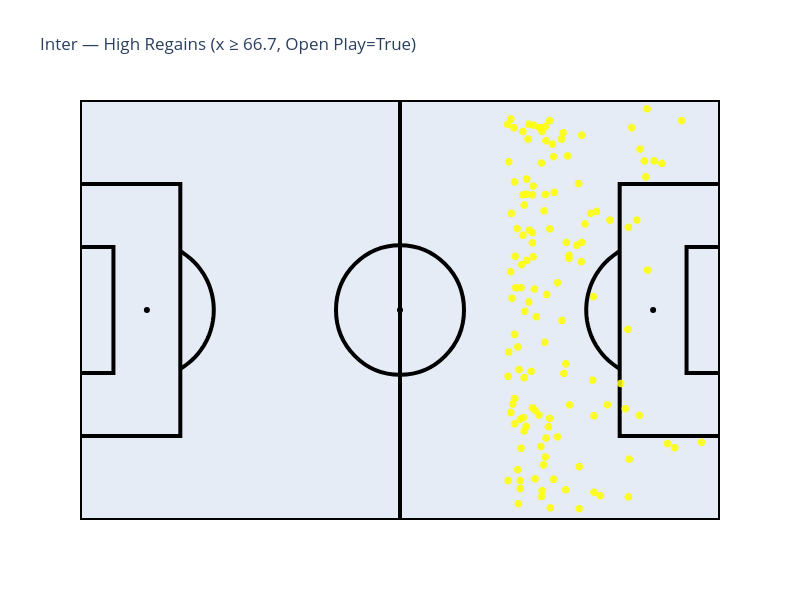

The code cell stored with this chart in its notebook:
### Code cell
import re
from pathlib import Path
import numpy as np
import pandas as pd
import plotly.graph_objects as go

from plotly_football_pitch import make_pitch_figure, PitchDimensions

def short_match_id_from_source_file(source_file: str) -> str:
    """
    '1_Roma_Bologna_cl0nfg...csv' -> 'ROM-BOL'
    """
    name = Path(source_file).stem
    parts = name.split("_")

    if len(parts) >= 3:
        home = parts[1]
        away = parts[2]
    else:
        return "UNK-UNK"

    def abbr(s: str) -> str:
        s = re.sub(r"[^A-Za-z]", "", s)
        s = s[:3].upper() if len(s) >= 3 else s.upper()
        return s

    return f"{abbr(home)}-{abbr(away)}"

# ----------------------------
# CONFIG
# ----------------------------
RESULT_DIR = (
    Path.home()
    / "Documents"
    / "Master Degree in Sport Analytics"
    / "2. Management and Architecture of Sports Database"
    / "selenium wire"
    / "Result_SerieA_25_26"
)

ONLY_OPEN_PLAY = True
HIGH_REGAIN_X_MIN = 66.7

HIGH_REGAIN_TYPES = ["Ball recovery"] #"Interception", "Tackle"]
SHOT_TYPES = ["Goal", "Saved Shot", "Miss", "Post"]


# ----------------------------
# 1) Find + Load
# ----------------------------
def find_event_files(root: Path):
    files = sorted(root.rglob("*.csv"))
    files = [f for f in files if "-checkpoint" not in f.name.lower()]
    if not files:
        raise FileNotFoundError(f"Nessun CSV trovato in {root}")
    return files

def load_events(paths):
    dfs = []
    for p in paths:
        df = pd.read_csv(p)
        df["source_file"] = p.name
        dfs.append(df)
    return pd.concat(dfs, ignore_index=True)


# ----------------------------
# 2) Standardize
# ----------------------------
def standardize(df):
    out = df.copy()
    out = out.rename(columns={
        "event": "type",
        "period_id": "period",
        "time_min": "minute",
        "time_sec": "second",
        "team_name": "team",
        "player_name": "player",
        "represented_qualifiers": "qualifiers_raw",
        "non_represented_qualifiers": "qualifiers_raw_2",
    })

    for c in ["x", "y", "minute", "second", "period", "outcome", "match_id", "event_id", "general_id"]:
        if c in out.columns:
            out[c] = pd.to_numeric(out[c], errors="coerce")

    if "x" in out.columns:
        out["x"] = out["x"].clip(0, 100)
    if "y" in out.columns:
        out["y"] = out["y"].clip(0, 100)

    sort_cols = [c for c in ["match_id", "period", "minute", "second", "event_id"] if c in out.columns]
    if sort_cols:
        out = out.sort_values(sort_cols, kind="mergesort").reset_index(drop=True)

    return out


# ----------------------------
# 3) Open play tagging
# ----------------------------
def qtext(df):
    q1 = df.get("qualifiers_raw", pd.Series("", index=df.index)).fillna("").astype(str)
    q2 = df.get("qualifiers_raw_2", pd.Series("", index=df.index)).fillna("").astype(str)
    return (q1 + " ; " + q2).str.lower()

def add_phase_of_play(ev):
    qt = qtext(ev)

    is_corner  = qt.str.contains(r"\bcorner\b")
    is_fk      = qt.str.contains(r"\bfree kick\b") | qt.str.contains(r"\bdirect free\b") | qt.str.contains(r"\bindirect free\b")
    is_throwin = qt.str.contains(r"\bthrow in\b") | qt.str.contains(r"\bthrow-in\b")
    is_pen     = qt.str.contains(r"\bpenalty\b")
    is_gk      = qt.str.contains(r"\bgoal kick\b") | qt.str.contains(r"\bkick from hands\b")
    is_out     = qt.str.contains(r"\bout of play\b") | (ev.get("type", pd.Series("", index=ev.index)) == "Out")

    restart_type = np.select(
        [is_pen, is_corner, is_fk, is_throwin, is_gk, is_out],
        ["penalty", "corner", "free_kick", "throw_in", "goal_kick", "out_of_play"],
        default="none"
    )

    is_admin = ev.get("type", pd.Series("", index=ev.index)).isin(
        ["Start","End","Team setp up","Resume","Formation change","Player on","Player Off","Substitution"]
    )
    is_set_piece = np.isin(restart_type, ["penalty","corner","free_kick","throw_in","goal_kick"])
    is_open_play = (~is_set_piece) & (~is_admin) & (~is_out)

    ev["phase_of_play"] = np.select([is_set_piece, is_open_play], ["set_piece","open_play"], default="unknown")
    return ev


# ----------------------------
# 4) Normalize attack to the right (x flip) using shots
# ----------------------------
def normalize_attack_right_using_shots(df_team):
    out = df_team.copy()
    out["x"] = pd.to_numeric(out["x"], errors="coerce")
    out["y"] = pd.to_numeric(out["y"], errors="coerce")

    is_shot = out["type"].isin(SHOT_TYPES)

    # Qui serve una chiave partita: prova match_id, altrimenti contestant_id, altrimenti general_id
    match_key = infer_match_key_col(out)
    keys = [match_key, "period"]

    shot_count = out.loc[is_shot].groupby(keys).size()
    shot_mean_x = out.loc[is_shot].groupby(keys)["x"].mean()

    flip = (shot_count >= 3) & (shot_mean_x < 50)

    flip_flags = flip.reset_index()
    flip_flags.columns = [match_key, "period", "flip"]

    out = out.merge(flip_flags, on=[match_key, "period"], how="left")
    out["flip"] = out["flip"].map(lambda x: bool(x) if pd.notna(x) else False)

    out.loc[out["flip"], "x"] = 100 - out.loc[out["flip"], "x"]
    return out.drop(columns=["flip"])


# ----------------------------
# 5) Match id / label robusti
# ----------------------------
def infer_match_key_col(df: pd.DataFrame) -> str:
    """
    Trova una colonna che identifichi la partita.
    Nel tuo screenshot sembra che 'contestant_id' o 'general_id' siano la chiave partita.
    """
    candidates = [
        "match_id",
        "contestant_id",   # nel tuo df c'è
        "fixture_id",
        "game_id",
        "general_id",      # nel tuo df c'è
        "source_file"      # fallback: un file = una partita (spesso vero nel tuo setup)
    ]
    for c in candidates:
        if c in df.columns:
            # deve avere almeno 1 valore non nullo
            if df[c].notna().any():
                return c
    # ultimissimo fallback
    return "source_file"


def build_match_label(df: pd.DataFrame, match_key_col: str) -> pd.Series:
    """
    Crea un'etichetta partita leggibile.
    Se hai home/away nel df, qui possiamo migliorare ulteriormente.
    Al momento: usa competition + match_key.
    """
    comp = None
    for c in ["competition_known_name", "competition_name", "competition"]:
        if c in df.columns:
            comp = df[c].fillna("").astype(str)
            break

    key = df[match_key_col].astype(str)

    if comp is not None and (comp.str.len() > 0).any():
        return comp.where(comp.str.len() > 0, "match") + " | " + key
    return "match | " + key


# ----------------------------
# 6) Build df_high_regains
# ----------------------------
def build_high_regains_df(team_str: str, match_value=None):
    paths = find_event_files(RESULT_DIR)
    raw = load_events(paths)
    ev = standardize(raw)
    ev = add_phase_of_play(ev)

    # filtro squadra
    df_team = ev[ev["team"].astype(str).str.contains(team_str, case=False, na=False)].copy()

    if df_team.empty:
        raise ValueError(f"Nessun evento trovato per team='{team_str}'")

    # match key & filtro match opzionale
    match_key_col = infer_match_key_col(df_team)
    if match_value is not None:
        df_team = df_team[df_team[match_key_col].astype(str) == str(match_value)].copy()

    # open play
    if ONLY_OPEN_PLAY:
        df_team = df_team[df_team["phase_of_play"] == "open_play"].copy()

    if df_team.empty:
        raise ValueError(f"Nessun evento trovato dopo i filtri per team='{team_str}' e match='{match_value}'")

    # normalizza direzione
    df_team = normalize_attack_right_using_shots(df_team)

    # high regains types
    df_hr = df_team[df_team["type"].isin(HIGH_REGAIN_TYPES)].copy()

    # tackle riusciti
    if "outcome" in df_hr.columns:
        is_tackle = df_hr["type"].eq("Tackle")
        df_hr = df_hr[~is_tackle | (df_hr["outcome"] == 1)].copy()

    # x threshold
    df_hr = df_hr[df_hr["x"] >= HIGH_REGAIN_X_MIN].copy()

    # colonne per hover
    df_hr["match_key"] = df_hr[match_key_col].astype(str)
    df_hr["match_label"] = build_match_label(df_hr, match_key_col)

        # ---- ADD: match_short tipo ROM-BOL dal nome file ----
    if "source_file" in df_hr.columns:
        df_hr["match_short"] = df_hr["source_file"].astype(str).map(short_match_id_from_source_file)
    else:
        df_hr["match_short"] = "UNK-UNK"

    return df_hr


# ----------------------------
# 7) Plotly pitch + heatmap + hover points
# ----------------------------
def plot_high_regains_on_pitch_points_only(df_hr: pd.DataFrame, title: str):
    if df_hr.empty:
        fig = go.Figure()
        fig.update_layout(title=f"{title} — nessun evento")
        return fig

    dimensions = PitchDimensions()
    fig = make_pitch_figure(dimensions)

    pitch_L = getattr(dimensions, "pitch_length", 105)
    pitch_W = getattr(dimensions, "pitch_width", 68)

    # Opta 0-100 -> pitch dims (es. 120x80)
    x_plot = df_hr["x"].astype(float).to_numpy() / 100.0 * pitch_L
    y_plot = df_hr["y"].astype(float).to_numpy() / 100.0 * pitch_W

    # colonne per hover
    player_col = "player" if "player" in df_hr.columns else "player_name" if "player_name" in df_hr.columns else None
    if player_col is None:
        df_hr = df_hr.copy()
        df_hr["player"] = ""
        player_col = "player"

    if "minute" not in df_hr.columns:
        df_hr = df_hr.copy()
        df_hr["minute"] = np.nan
    if "type" not in df_hr.columns:
        df_hr = df_hr.copy()
        df_hr["type"] = ""

    if "match_short" not in df_hr.columns:
        df_hr = df_hr.copy()
        df_hr["match_short"] = "UNK-UNK"

    if "match_key" not in df_hr.columns:
        df_hr = df_hr.copy()
        df_hr["match_key"] = ""

    if "second" not in df_hr.columns:
        df_hr = df_hr.copy()
        df_hr["second"] = np.nan

    customdata = np.stack([
        df_hr["match_short"].astype(str).to_numpy(),  # ROM-BOL
        df_hr["match_key"].astype(str).to_numpy(),
        df_hr["minute"].to_numpy(),
        df_hr[player_col].astype(str).to_numpy(),
        df_hr["type"].astype(str).to_numpy(),
        df_hr["second"].to_numpy(),
    ], axis=-1)

    fig.add_trace(go.Scattergl(
        x=x_plot,
        y=y_plot,
        mode="markers",
        marker=dict(
            size=8,
            color="yellow",   # contrasto forte sul pitch scuro
            opacity=0.85
        ),
        name="High regains",
        customdata=customdata,
        hovertemplate=(
            "<b>%{customdata[0]}</b><br>"               # ROM-BOL
            "Minuto: %{customdata[2]}<br>"
            "Secondo: %{customdata[5]}<br>"
            "Giocatore: %{customdata[3]}<br>"
            "Tipo: %{customdata[4]}<br>"
            "x: %{x:.2f} — y: %{y:.2f}<br>"
            "Match key: %{customdata[1]}"
            "<extra></extra>"
        )
    ))

    fig.update_layout(title=title, showlegend=False)
    return fig


# ----------------------------
# 8) RUN
# ----------------------------
team_str = "Inter"
df_high_regains = build_high_regains_df(team_str=team_str, match_value=None)

#print("High regains:", len(df_high_regains))
#display(df_high_regains[["source_file","match_short","match_key","minute","second","player","type","x","y"]].head(10))

fig = plot_high_regains_on_pitch_points_only(
    df_high_regains,
    title=f"{team_str} — High Regains (x ≥ {HIGH_REGAIN_X_MIN}, Open Play={ONLY_OPEN_PLAY})"
)
fig.show()

### Figure 1 — Plotly figure (JSON) as saved in the notebook; plotly's stock layout.template omitted (floating-point values rounded to 4 significant figures; data arrays with more than 128 entries replaced by an {"elided": "..."} marker saying what was removed)
{"data": [{"hoverinfo": "skip", "line": {"color": "black", "width": 4}, "mode": "lines", "showlegend": false, "type": "scatter", "x": [0, 105, 105, 0, 0], "y": [0, 0, 68, 68, 0]}, {"hoverinfo": "skip", "line": {"color": "black", "width": 4}, "mode": "lines", "showlegend": false, "type": "scatter", "x": [52.5, 52.5], "y": [0, 68]}, {"hoverinfo": "skip", "line": {"color": "black", "width": 4}, "mode": "lines", "showlegend": false, "type": "scatter", "x": [0, 16.46, 16.46, 0], "y": [13.6, 13.6, 54.4, 54.4]}, {"hoverinfo": "skip", "line": {"color": "black", "width": 4}, "mode": "lines", "showlegend": false, "type": "scatter", "x": [105, 88.54, 88.54, 105], "y": [13.6, 13.6, 54.4, 54.4]}, {"hoverinfo": "skip", "line": {"color": "black", "width": 4}, "mode": "lines", "showlegend": false, "type": "scatter", "x": [0, 5.486, 5.486, 0], "y": [23.8, 23.8, 44.2, 44.2]}, {"hoverinfo": "skip", "line": {"color": "black", "width": 4}, "mode": "lines", "showlegend": false, "type": "scatter", "x": [105, 99.51, 99.51, 105], "y": [23.8, 23.8, 44.2, 44.2]}, {"hoverinfo": "skip", "line": {"color": "black"}, "mode": "markers", "showlegend": false, "type": "scatter", "x": [10.97], "y": [34]}, {"hoverinfo": "skip", "line": {"color": "black"}, "mode": "markers", "showlegend": false, "type": "scatter", "x": [94.03], "y": [34]}, {"hoverinfo": "skip", "line": {"color": "black"}, "mode": "markers", "showlegend": false, "type": "scatter", "x": [52.5], "y": [34]}, {"customdata": {"elided": "133x6 mixed values"}, "hovertemplate": "<b>%{customdata[0]}</b><br>Minuto: %{customdata[2]}<br>Secondo: %{customdata[5]}<br>Giocatore: %{customdata[3]}<br>Tipo: %{customdata[4]}<br>x: %{x:.2f} — y: %{y:.2f}<br>Match key: %{customdata[1]}<extra></extra>", "marker": {"color": "yellow", "opacity": 0.85, "size": 8}, "mode": "markers", "name": "High regains", "type": "scattergl", "x": {"elided": "133 float values"}, "y": {"elided": "133 float values"}}], "layout": {"height": 600, "shapes": [{"line": {"color": "black", "width": 4}, "type": "circle", "x0": 63, "x1": 42, "xref": "x", "y0": 44.5, "y1": 23.5, "yref": "y"}, {"line": {"color": "black", "width": 4}, "path": "M 16.459249641096918, 24.497247789053446L16.793053188464725, 24.697951614674288L17.1195233082764, 24.91037594172825L17.438248650972287, 25.134253117379465L17.748827625345694, 25.369301058300756L18.050868904544352, 25.615223606096226L18.34399191913892, 25.871710900458282L18.627827336637207, 26.13843976958899L18.90201752683996, 26.41507413739378L19.16621701245184, 26.701265446934435L19.420092904379874, 26.99665309960787L19.66332532117088, 27.300864909497264L19.89560779205933, 27.613517572323175L20.11664764311791, 27.93421714840362L20.326166366024186, 28.262559559014704L20.52389996897867, 28.59813109552639L20.709599309332265, 28.9405089406718L20.88303040750385, 29.289261701293384L21.04397474179256, 29.643949951894584L21.192229523713262, 30.004126788312227L21.32760795350832, 30.36933839081193L21.449939455513668, 30.7391245958971L21.559069893082718, 31.113019476110992L21.654861762797193, 31.490551927101343L21.737194367720278, 31.871246261207798L21.8059639694737, 32.25462280682431L21.861083918947244, 32.640198512781275L21.902484765475837, 33.02748755698585L21.930114344346837, 33.41600195855365L21.94393784252709, 33.8052521926605L21.94393784252709, 34.1947478073395L21.930114344346837, 34.58399804144635L21.902484765475837, 34.97251244301415L21.861083918947244, 35.359801487218725L21.8059639694737, 35.745377193175685L21.737194367720278, 36.1287537387922L21.654861762797196, 36.50944807289866L21.559069893082718, 36.886980523889L21.44993945551367, 37.2608754041029L21.32760795350832, 37.63066160918807L21.192229523713266, 37.99587321168777L21.04397474179256, 38.356050048105416L20.88303040750385, 38.710738298706616L20.70959930933227, 39.059491059328195L20.523899968978675, 39.40186890447361L20.32616636602419, 39.737440440985296L20.116647643117915, 40.06578285159638L19.89560779205933, 40.386482427676825L19.66332532117088, 40.699135090502736L19.420092904379878, 41.00334690039213L19.16621701245184, 41.298734553065565L18.90201752683996, 41.58492586260621L18.62782733663721, 41.86156023041101L18.343991919138922, 42.12828909954172L18.050868904544352, 42.38477639390377L17.748827625345694, 42.630698941699244L17.43824865097229, 42.865746882620535L17.119523308276403, 43.089624058271745L16.79305318846473, 43.30204838532571L16.459249641096918, 43.502752210946554", "type": "path"}, {"line": {"color": "black", "width": 4}, "path": "M 88.54075035890308, 43.502752210946554L88.20694681153527, 43.30204838532571L87.8804766917236, 43.08962405827175L87.56175134902772, 42.86574688262054L87.2511723746543, 42.630698941699244L86.94913109545566, 42.38477639390378L86.65600808086108, 42.12828909954172L86.37217266336279, 41.86156023041101L86.09798247316004, 41.58492586260622L85.83378298754816, 41.298734553065565L85.57990709562013, 41.00334690039214L85.33667467882913, 40.69913509050274L85.10439220794068, 40.386482427676825L84.88335235688209, 40.06578285159639L84.67383363397582, 39.737440440985296L84.47610003102133, 39.401868904473616L84.29040069066774, 39.0594910593282L84.11696959249615, 38.710738298706616L83.95602525820745, 38.356050048105416L83.80777047628673, 37.99587321168778L83.67239204649168, 37.630661609188074L83.55006054448633, 37.260875404102904L83.44093010691728, 36.88698052388901L83.3451382372028, 36.50944807289866L83.26280563227972, 36.128753738792206L83.1940360305263, 35.74537719317569L83.13891608105276, 35.35980148721873L83.09751523452417, 34.97251244301415L83.06988565565317, 34.58399804144636L83.05606215747291, 34.19474780733951L83.05606215747291, 33.805252192660504L83.06988565565317, 33.41600195855366L83.09751523452417, 33.027487556985854L83.13891608105276, 32.640198512781275L83.19403603052629, 32.254622806824315L83.26280563227972, 31.8712462612078L83.3451382372028, 31.49055192710135L83.44093010691728, 31.113019476111003L83.55006054448633, 30.739124595897103L83.67239204649168, 30.369338390811933L83.80777047628673, 30.004126788312234L83.95602525820743, 29.64394995189459L84.11696959249615, 29.28926170129339L84.29040069066772, 28.940508940671812L84.47610003102133, 28.598131095526398L84.67383363397582, 28.262559559014708L84.88335235688209, 27.934217148403626L85.10439220794068, 27.613517572323175L85.33667467882911, 27.30086490949727L85.57990709562011, 26.996653099607876L85.83378298754816, 26.70126544693444L86.09798247316004, 26.415074137393788L86.37217266336279, 26.138439769588995L86.65600808086108, 25.871710900458282L86.94913109545564, 25.61522360609623L87.2511723746543, 25.369301058300756L87.5617513490277, 25.134253117379465L87.8804766917236, 24.910375941728255L88.20694681153526, 24.697951614674295L88.54075035890308, 24.497247789053446", "type": "path"}], "showlegend": false, "title": {"text": "Inter — High Regains (x ≥ 66.7, Open Play=True)"}, "width": 800, "xaxis": {"anchor": "y", "domain": [0, 1], "range": [0, 105], "visible": false}, "yaxis": {"anchor": "x", "domain": [0, 1], "range": [0, 68], "visible": false}}}
